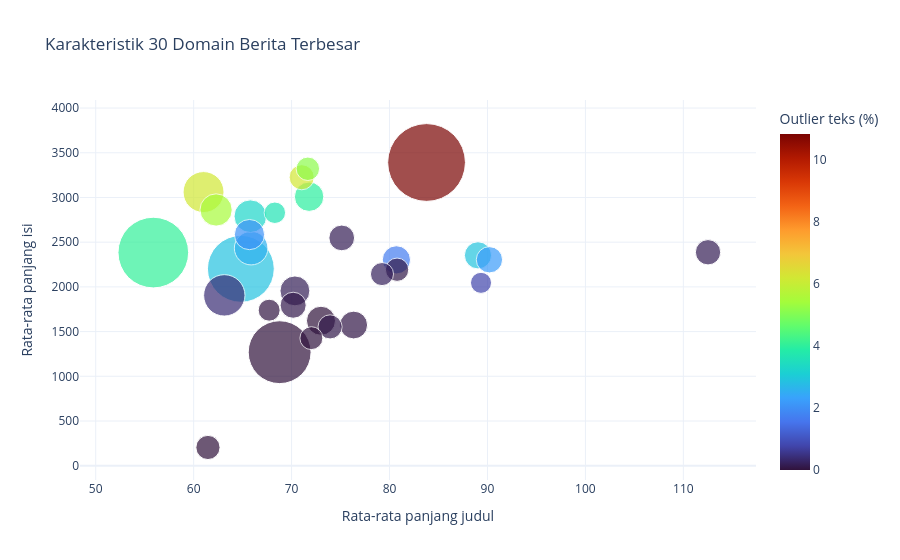

Notebook code cell kept with this figure:
### Markdown cell above
### Visualisasi 6: Analisis Multidimensi Antar-Domain

### Code cell
fig6 = px.scatter(
    domain_metrics,
    x="rata_panjang_judul",
    y="rata_panjang_teks",
    size="jumlah_artikel",
    color="persen_outlier_teks",
    hover_name="source_domain",
    size_max=55,
    title="Karakteristik 30 Domain Berita Terbesar",
    labels={
        "rata_panjang_judul": "Rata-rata panjang judul",
        "rata_panjang_teks": "Rata-rata panjang isi",
        "jumlah_artikel": "Jumlah artikel",
        "persen_outlier_teks": "Outlier teks (%)",
    },
    color_continuous_scale="Turbo",
    template="plotly_white",
)
fig6.show(config={"displaylogo": False})

### Figure 1 — Plotly figure (JSON) as saved in the notebook; plotly's stock layout.template omitted (floating-point values rounded to 4 significant figures)
{"data": [{"hovertemplate": "<b>%{hovertext}</b><br><br>Rata-rata panjang judul=%{x}<br>Rata-rata panjang isi=%{y}<br>Jumlah artikel=%{marker.size}<br>Outlier teks (%)=%{marker.color}<extra></extra>", "hovertext": ["tribunnews.com", "cnbcindonesia.com", "news.detik.com", "jpnn.com", "kompas.com", "investor.id", "kabar24.bisnis.com", "ekonomi.bisnis.com", "antaranews.com", "market.bisnis.com", "nasional.sindonews.com", "investasi.kontan.co.id", "daerah.sindonews.com", "economy.okezone.com", "lifestyle.sindonews.com", "news.okezone.com", "nasional.okezone.com", "ekbis.sindonews.com", "nasional.kompas.com", "bola.okezone.com", "nasional.kontan.co.id", "20.detik.com", "sports.sindonews.com", "industri.kontan.co.id", "megapolitan.kompas.com", "regional.kompas.com", "metro.sindonews.com", "international.sindonews.com", "finansial.bisnis.com", "celebrity.okezone.com"], "legendgroup": "", "marker": {"color": [10.83, 4.04, 2.87, 0.0, 0.4, 6.18, 2.58, 3.27, 5.47, 2.04, 0.19, 3.96, 0.01, 1.69, 0.08, 2.9, 2.22, 0.12, 0.18, 0.18, 6.22, 0.0, 0.11, 5.14, 0.1, 0.23, 0.02, 0.05, 3.62, 0.78], "coloraxis": "coloraxis", "size": [107817, 88975, 79631, 70414, 30549, 29883, 20087, 19043, 18589, 16273, 15929, 15417, 15022, 14172, 13772, 13147, 12331, 12078, 11778, 11449, 11233, 10432, 10391, 9817, 9702, 9517, 9386, 8572, 8214, 7910], "sizemode": "area", "sizeref": 35.64, "symbol": "circle"}, "mode": "markers", "name": "", "orientation": "v", "showlegend": false, "type": "scatter", "x": [83.78, 55.88, 64.82, 68.78, 63.13, 61.01, 65.87, 65.79, 62.29, 65.7, 70.34, 71.79, 73.0, 80.7, 76.34, 89.03, 90.2, 70.16, 75.12, 112.5, 71.03, 61.46, 73.93, 71.66, 80.77, 79.23, 72.02, 67.71, 68.29, 89.34], "xaxis": "x", "y": [3391.0, 2384.0, 2202.0, 1270.0, 1905.0, 3061.0, 2433.0, 2791.0, 2860.0, 2585.0, 1955.0, 3009.0, 1621.0, 2302.0, 1574.0, 2353.0, 2303.0, 1795.0, 2548.0, 2387.0, 3226.0, 204.2, 1553.0, 3321.0, 2192.0, 2143.0, 1427.0, 1740.0, 2829.0, 2045.0], "yaxis": "y"}], "layout": {"coloraxis": {"autocolorscale": false, "colorbar": {"title": {"text": "Outlier teks (%)"}}, "colorscale": [[0, "#30123b"], [0.07143, "#4145ab"], [0.1429, "#4675ed"], [0.2143, "#39a2fc"], [0.2857, "#1bcfd4"], [0.3571, "#24eca6"], [0.4286, "#61fc6c"], [0.5, "#a4fc3b"], [0.5714, "#d1e834"], [0.6429, "#f3c63a"], [0.7143, "#fe9b2d"], [0.7857, "#f36315"], [0.8571, "#d93806"], [0.9286, "#b11901"], [1, "#7a0402"]]}, "legend": {"itemsizing": "constant", "tracegroupgap": 0}, "title": {"text": "Karakteristik 30 Domain Berita Terbesar"}, "xaxis": {"anchor": "y", "domain": [0, 1], "title": {"text": "Rata-rata panjang judul"}}, "yaxis": {"anchor": "x", "domain": [0, 1], "title": {"text": "Rata-rata panjang isi"}}}}
